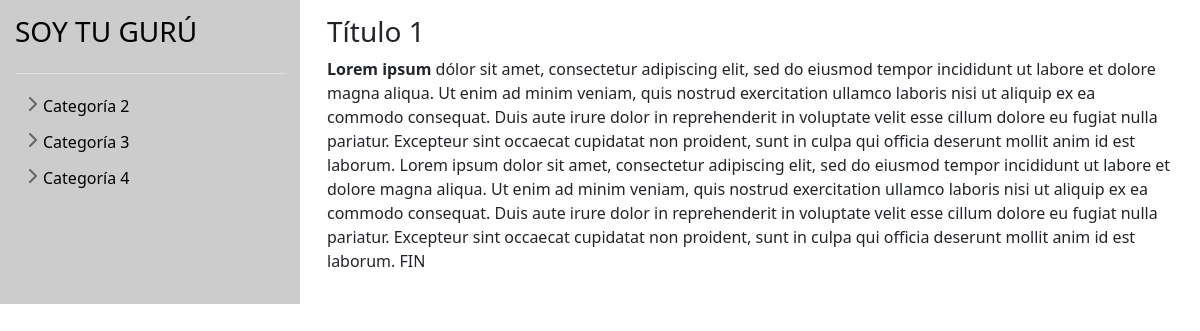
Before: / with the older database file.
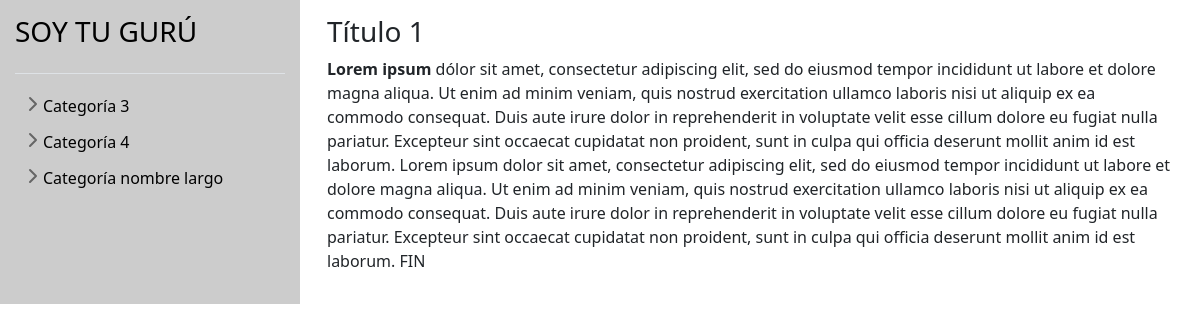
After: the same page with the newer database file.
### tables this page shows
CREATE TABLE categories (id INTEGER PRIMARY KEY, title VARCHAR);

CREATE TABLE posts (id INTEGER PRIMARY KEY, id_category INTEGER, title VARCHAR, body VARCHAR, slug VARCHAR UNIQUE);

### index.php (the view, shortened to what this page needs)
<?php
include("header.php");
include("db.php");
$slug = $_SERVER['REQUEST_URI'];
$slug = str_replace("<","",$slug);
$slug = str_replace(">","",$slug);
$slug = str_replace("script","",$slug);
$slug = str_replace("DELETE","",$slug);
$slug = str_replace("INSERT","",$slug);
$slug = str_replace("UPDATE","",$slug);
$slug = str_replace("?","",$slug);
$slug = str_replace("&","",$slug);
$slug = str_replace("shell","",$slug);
$slug = str_replace("wget","",$slug);
$slug = str_replace("cgi","",$slug);
$slug = strip_tags($slug);
$slug = filter_var ($slug, FILTER_SANITIZE_STRING);
$postLastSlash = strrpos($slug, '/', 0);
$slug = substr($slug,$postLastSlash + 1);
?>
<div class="container" style="max-width:100%;">
    <div class="row">
        <div class="col-md-3" style="padding: 15px; background:#ccc; ">
            <a href="index.php"
                class="d-flex align-items-center pb-3 mb-3 link-body-emphasis text-decoration-none border-bottom">
                <span>
                    <h3>SOY TU GURÚ</h3>
                </span>
            </a>
            <ul class="list-unstyled ps-0">
                <?php
                $res = $db->query("SELECT * FROM categories WHERE id > 1 ORDER BY title");
                $i = 0;
                while ($row = $res->fetchArray()) {
                    ?>
                    <li class="mb-1">
                        <button class="btn btn-toggle d-inline-flex align-items-baseline rounded border-0"
                            data-bs-toggle="collapse" data-bs-target="#home-collapse-<?php echo $i; ?>"
                            aria-expanded="false">
                            <?php
                            echo $row['title'];
                            ?>
                        </button>
                    </li>
                    <?php
                    $i++;
                }
                ?>
            </ul>
        </div>
        <div class="col-md-9" style="">
            <?php
            if ($slug == "" || $slug == "index.php" ) {
                $resViewPost = $db->query("SELECT * FROM posts WHERE id = 1");
                while ($rowPost = $resViewPost->fetchArray()) {
                    echo "<div style='padding:15px'>";
                    echo "<h3>" . $rowPost['title'] . "</h3>";
                    echo "<p>" . $rowPost['body'] . "</p>";
                    echo "</div>";
                }
            }
            ?>
        </div>
    </div>
</div>
<?php
include("footer.php");
?>
</body>

### header.php (shortened to what this page needs)
<!DOCTYPE html>
<html lang="es">
<head>
<link href="https://cdn.jsdelivr.net/npm/bootstrap@5.3.2/dist/css/bootstrap.min.css" rel="stylesheet"
integrity="sha384-T3c6CoIi6uLrA9TneNEoa7RxnatzjcDSCmG1MXxSR1GAsXEV/Dwwykc2MPK8M2HN">
<link href="style.css" rel="stylesheet">
</head>
<body>

### footer.php (shortened to what this page needs)
</body>
</html>

### style.css (style rules this page uses)
body { min-height: 100vh; min-height: -webkit-fill-available; }
html { height: -webkit-fill-available; }
.btn-toggle { padding: .25rem .5rem; color: var(--bs-emphasis-color); background-color: transparent; }
.btn-toggle::before { width: 1.25em; line-height: 0; transition: transform .35s ease; transform-origin: .5em 50%; }

Changed rows visible on the page:
changed categories: title "Categoría 2" → "Categoría nombre largo"; moves down the list
